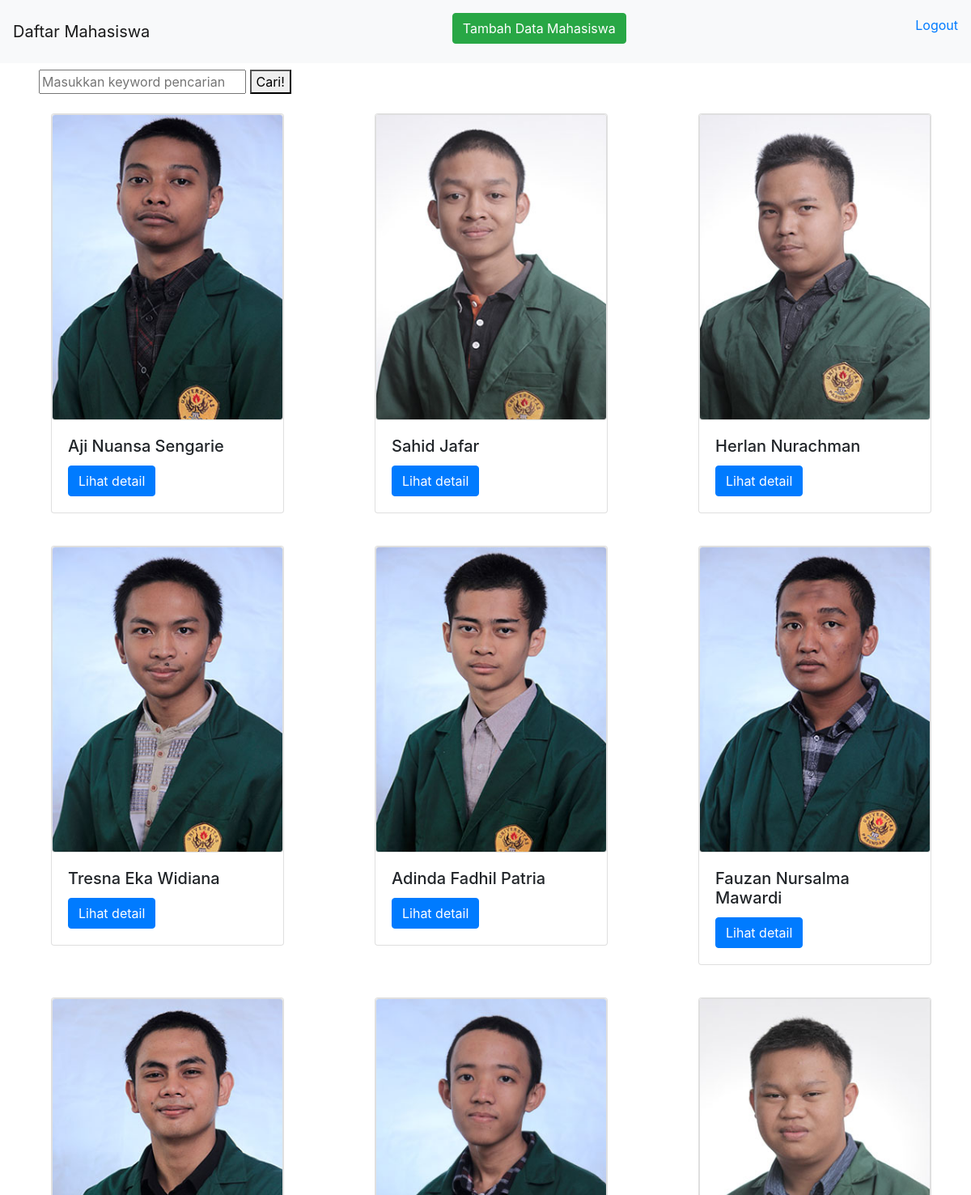
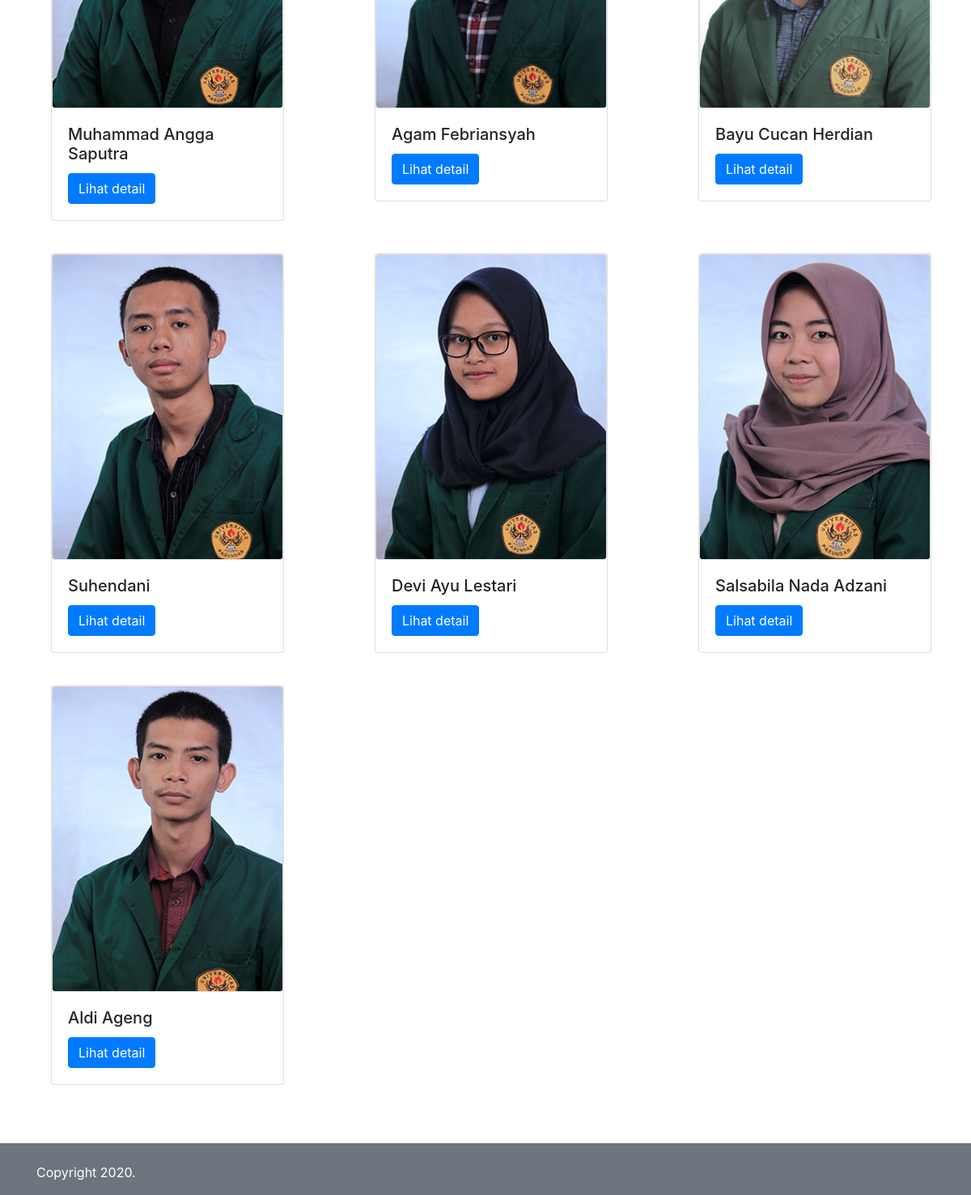
The page /pertemuan12/index.php (signed in) on the database its author committed (2 pictures, top to bottom).
### tables this page shows
CREATE TABLE `mahasiswa` (
  `id` int(11) NOT NULL,
  `nrp` char(9) DEFAULT NULL,
  `nama` varchar(50) NOT NULL,
  `email` varchar(50) NOT NULL,
  `jurusan` varchar(50) NOT NULL,
  `gambar` varchar(50) NOT NULL
);

### pertemuan12/functions.php (called while the page is built, shortened)
<?php
function koneksi()
{
  $conn = mysqli_connect("localhost", "root", "") or die("koneksi ke DB gagal.");
  mysqli_select_db($conn, "pw_193040046") or die("Database salah!");
  return $conn;
}
function query($query)
{
  $conn = koneksi();
  $result = mysqli_query($conn, $query);
  $rows = [];
  while ($row = mysqli_fetch_assoc($result)) {
    $rows[] = $row;
  }
  return $rows;
}

### pertemuan12/index.php (the view, shortened to what this page needs)
<?php
require 'functions.php';
$mahasiswa = query("SELECT * FROM mahasiswa");
?>
<!DOCTYPE html>
<html lang="en">
<head>
  <link rel="stylesheet" href="https://stackpath.bootstrapcdn.com/bootstrap/4.1.3/css/bootstrap.min.css">
  <link rel="stylesheet" type="text/css" href="css/style.css">
</head>
<body>
  <nav class="navbar navbar-light bg-light">
    <a class="navbar-brand" href="#">
      Daftar Mahasiswa
    </a>
    <p>
      <a href="tambah.php" class="btn btn-success mt-2">Tambah Data Mahasiswa</a>
    </p>
    <p>
      <a href="logout.php">Logout</a>
    </p>
  </nav>
  <form action="" method="POST" class="mt-2 mb-2 ml-5">
    <input type="text" name="keyword" placeholder="Masukkan keyword pencarian" autofocus autocomplete="off">
    <button type="submit" name="cari">Cari!</button>
  </form>
  <div class="container-fluid">
    <div class="row">
      <?php foreach ($mahasiswa as $mhs) : ?>
        <div class="col-md-4">
          <p class="nama">
            <div class="card mt-3  mb-4 ml-5" style="width: 18rem;">
              <img class="card" src="img/<?= $mhs['gambar']; ?>" alt="Card image cap">
              <div class="card-body">
                <h5 class="card-title"><?= $mhs['nama']; ?></h5>
                <a href="detail.php?id=<?= $mhs['id']; ?>" class="btn btn-primary">Lihat detail</a>
              </div>
            </div>
          </p>
        </div>
      <?php endforeach; ?>
    </div>
  </div>
  <footer class="text-white bg-secondary mt-5">
    <div class="container">
      <div class="row pt-4">
        <div class="col text-left">
          <p>Copyright 2020.</p>
        </div>
      </div>
    </div>
  </footer>
</body>
</html>

### pertemuan12/css/style.css (style rules this page uses)
html { scroll-behavior: smooth; }

### rows shown on the page
mahasiswa: gambar (picture), nama "Aji Nuansa Sengarie"
mahasiswa: gambar (picture), nama "Sahid Jafar"
mahasiswa: gambar (picture), nama "Herlan Nurachman"
mahasiswa: gambar (picture), nama "Tresna Eka Widiana"
mahasiswa: gambar (picture), nama "Adinda Fadhil Patria"
mahasiswa: gambar (picture), nama "Fauzan Nursalma Mawardi"
mahasiswa: gambar (picture), nama "Muhammad Angga Saputra"
mahasiswa: gambar (picture), nama "Agam Febriansyah"
mahasiswa: gambar (picture), nama "Bayu Cucan Herdian"
mahasiswa: gambar (picture), nama "Suhendani"
mahasiswa: gambar (picture), nama "Devi Ayu Lestari"
mahasiswa: gambar (picture), nama "Salsabila Nada Adzani"
mahasiswa: gambar (picture), nama "Aldi Ageng"
